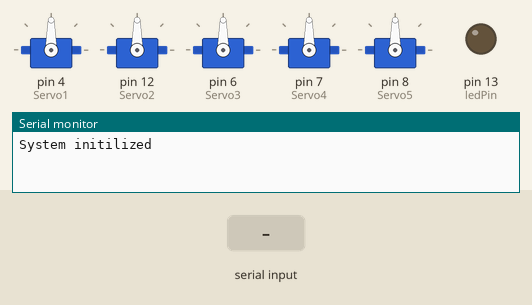
Simulated run of this sketch. Board: Arduino Uno, built with avr-gcc and run on an emulated ATmega328P. On the bench: 5 × servo, output pins drawn as LEDs (lit = HIGH), the last lines printed to the serial monitor. The test bench sets the inputs (shaded band).

Above: at 1.2 s.
1.3 s: "Servo1" received over Serial
At 3.5 s:
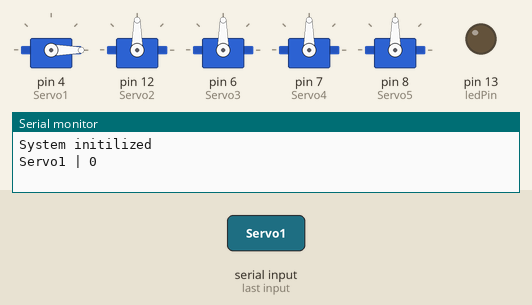
3.8 s: "Servo2" received over Serial
At 5.5 s:
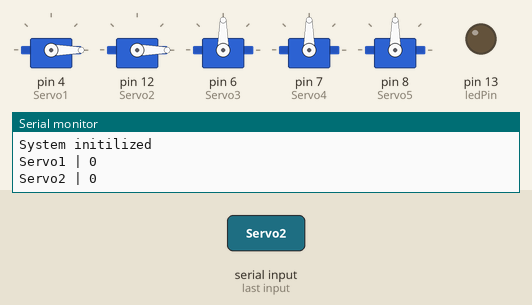
6.3 s: "Servo3" received over Serial
At 8.5 s:
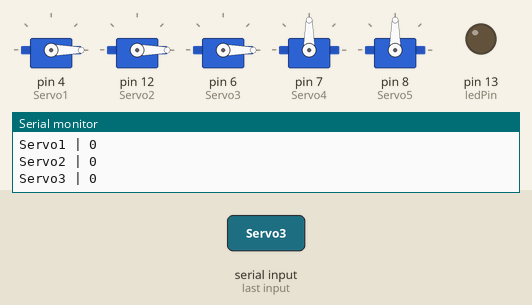
8.8 s: "Servo4" received over Serial
At 10.5 s:
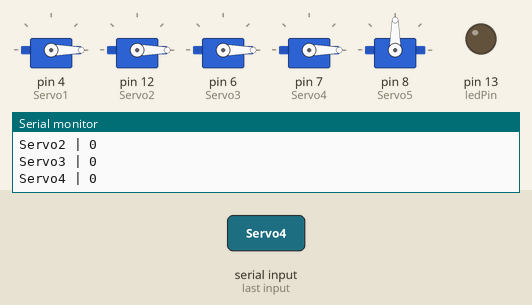
11.3 s: "Servo5" received over Serial
At 13.5 s:
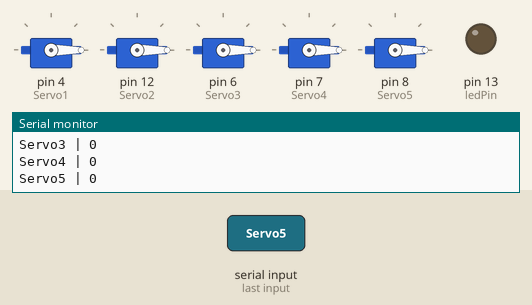
13.8 s: "Servo1,45\n" received over Serial
At 15.6 s:
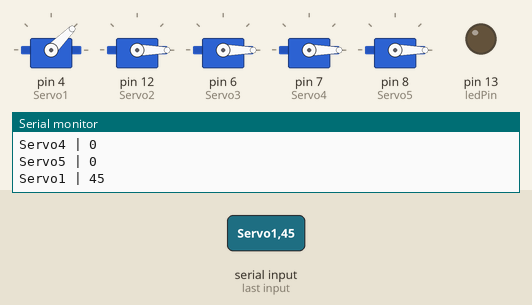
Timing chart, 0 to 17.1 s (numbered marks = the images above; inputs shaded):
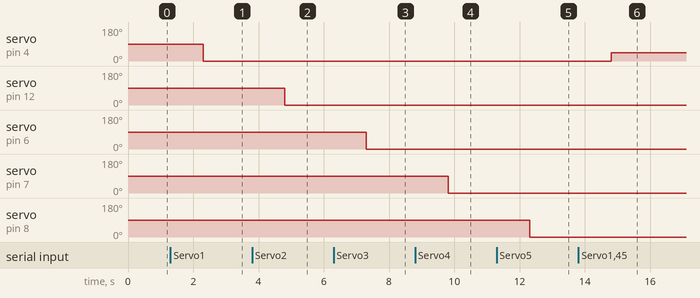

Measured:
- after the input at 1.3 s, servo on pin 4 (Servo1): 90° → 0° after 1.0 s
- after the input at 3.8 s, servo on pin 12 (Servo2): 90° → 0° after 1.0 s
- after the input at 6.3 s, servo on pin 6 (Servo3): 90° → 0° after 1.0 s
- after the input at 8.8 s, servo on pin 7 (Servo4): 90° → 0° after 1.0 s
- after the input at 11.3 s, servo on pin 8 (Servo5): 90° → 0° after 1.0 s
- after the input at 13.8 s, servo on pin 4 (Servo1): 0° → 45° after 1.0 s

The sketch:

ArduinoFirmware.ino
```cpp
#include <Servo.h>
const int ledPin = 13;
String incomingString;
int ServoId = -1;
int Angle = -1;
Servo Servo1;
Servo Servo2;
Servo Servo3;
Servo Servo4;
Servo Servo5;

void setup() {
  Serial.begin(9600);
  pinMode(ledPin, OUTPUT);
  Servo1.attach(4);
  Servo2.attach(12);
  Servo3.attach(6);
  Servo4.attach(7);
  Servo5.attach(8);
  Serial.println("System initilized");
}

void loop() {
  // see if there's incoming serial data:
  if (Serial.available() > 0) {
    incomingString = Serial.readString();
    if(incomingString.startsWith("Servo1")){
      int angle = incomingString.substring(7).toInt();
      Serial.print("Servo1 | ");
      Serial.println(angle);
      Servo1.write(angle);
    }
    else if (incomingString.startsWith("Servo2")){
      int angle = incomingString.substring(7).toInt();
      Serial.print("Servo2 | ");
      Serial.println(angle);
      Servo2.write(angle);
    }
    else if (incomingString.startsWith("Servo3")){
      int angle = incomingString.substring(7).toInt();
      Serial.print("Servo3 | ");
      Serial.println(angle);
      Servo3.write(angle);
    }
    else if (incomingString.startsWith("Servo4")){
      int angle = incomingString.substring(7).toInt();
      Serial.print("Servo4 | ");
      Serial.println(angle);
      Servo4.write(angle);
    }
    else if (incomingString.startsWith("Servo5")){
      int angle = incomingString.substring(7).toInt();
      Serial.print("Servo5 | ");
      Serial.println(angle);
      Servo5.write(angle);
    }
    else{
      Serial.println("Unknown Serial Command |" + incomingString);
    }
  }
}
```
